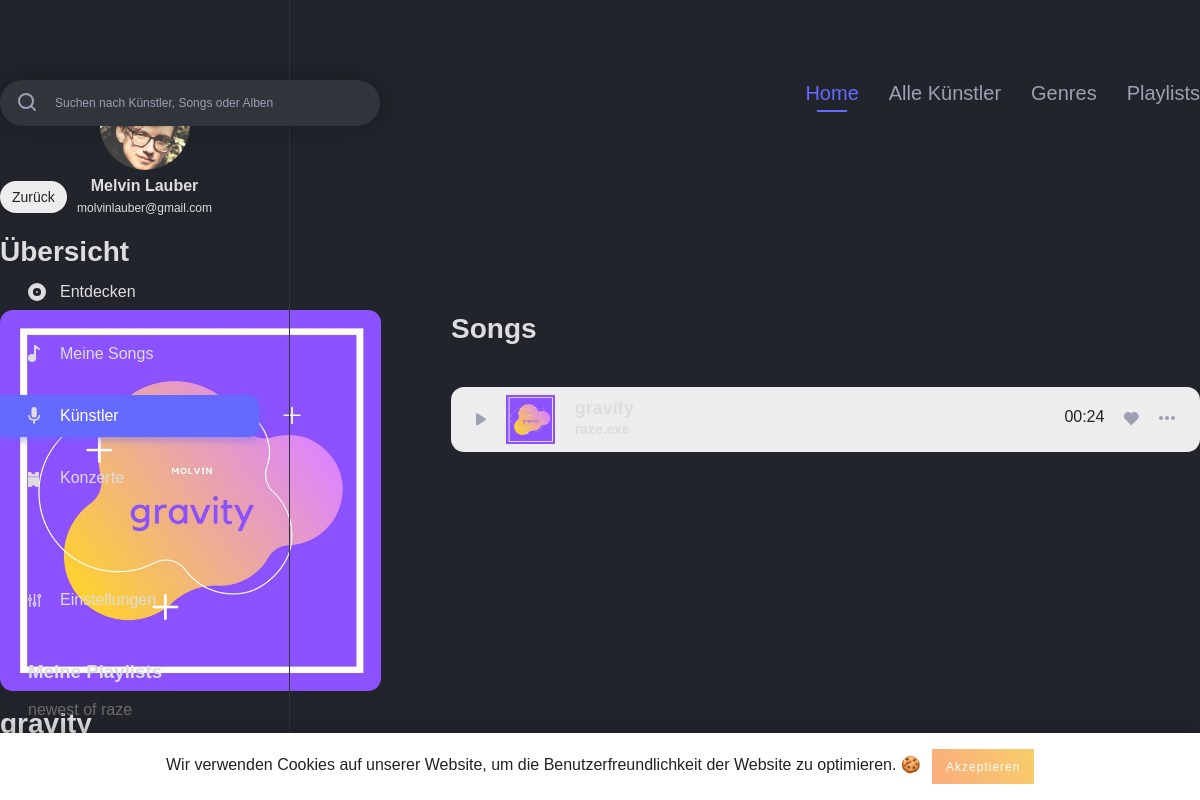
The app's page /album_overview.php?album_id=21&artist_id=1 (signed in) with its own data.
### tables this page shows
CREATE TABLE IF NOT EXISTS `users` (
  `id` int(11) NOT NULL AUTO_INCREMENT,
  `username` varchar(255) NOT NULL,
  `email` varchar(255) NOT NULL,
  `firstname` varchar(255) NOT NULL,
  `lastname` varchar(255) NOT NULL,
  `password_hash` varchar(255) NOT NULL,
  `password_token` varchar(255) NOT NULL,
  `is_artist` int(1) NOT NULL,
  `has_darkmode` tinyint(1) NOT NULL,
  PRIMARY KEY (`id`),
  UNIQUE KEY `username` (`username`),
  UNIQUE KEY `email` (`email`)
);

CREATE TABLE IF NOT EXISTS `playlist` (
  `playlist_id` int(11) NOT NULL AUTO_INCREMENT,
  `playlist_name` varchar(255) NOT NULL,
  `user_id` int(11) NOT NULL,
  `playlist_description` text NOT NULL,
  PRIMARY KEY (`playlist_id`),
  KEY `playlist_fk0` (`user_id`)
);

CREATE TABLE IF NOT EXISTS `album` (
  `album_id` int(11) NOT NULL AUTO_INCREMENT,
  `album_name` varchar(255) NOT NULL,
  `album_year` int(4) NOT NULL,
  `artist_id` int(11) NOT NULL,
  `path_to_image` varchar(255) NOT NULL,
  PRIMARY KEY (`album_id`)
);

CREATE TABLE IF NOT EXISTS `song` (
  `song_id` int(11) NOT NULL AUTO_INCREMENT,
  `artist_id_link` int(11) NOT NULL,
  `song_name` varchar(255) NOT NULL,
  `album_id_link` int(11) NOT NULL,
  `length` varchar(255) NOT NULL,
  `genre_id` int(11) NOT NULL,
  PRIMARY KEY (`song_id`),
  KEY `song_fk0` (`artist_id_link`),
  KEY `song_fk2` (`genre_id`),
  KEY `song_fk1` (`album_id_link`)
);

### includes/start.php (called while the page is built, shortened)
<?php
include 'db.php';
if (isset($_SESSION['user']['id']) && !empty($_SESSION['user']['id'])) {
	$statement = $pdo->prepare("SELECT * FROM `users` WHERE `id` = :id");
	$result = $statement->execute(array('id' => $_SESSION['user']['id']));
}
if (isset($_SESSION['user']['has_darkmode']) && $_SESSION['user']['has_darkmode'] == 1) {
	$body_class = 'dark';
}
else {
	$body_class = '';
}
?>

### album_overview.php (the view, shortened to what this page needs)
<?php
include 'includes/start.php';
if (isset($_GET['album_id']) && !empty($_GET['album_id']) && $_GET['album_id'] > 0 && isset($_GET['artist_id']) && !empty($_GET['artist_id']) && $_GET['artist_id'] > 0) {
	$album_id = $_GET['album_id'];
}
$song_query = "SELECT * FROM `song` song
				INNER JOIN `album` album ON album.album_id = song.album_id_link
				WHERE `album_id_link` = ".$album_id;
$album_query = "SELECT * FROM `album` album
				INNER JOIN `artist` artist ON artist.artist_id = album.artist_id
				WHERE `album_id` = ".$album_id;
?>
<!DOCTYPE html>
<html lang="de">
	<head>
		<?php include 'includes/meta_data.php'; ?>
	</head>
	<body class="<?php echo $body_class; ?>">
		<?php include 'includes/navigation_left.php'; ?>
		<?php include 'includes/cookie_banner.php'; ?>
		<div class="main_content_wrapper">
			<div class="main_content_inner">
				<?php include 'includes/search_navi.php'; ?>
				<div id="album_overview">
					<a class="back_link" href="javascript:history.back()"><?php echo BACK; ?></a>
					<h3 class="short_title"><?php echo OVERVIEW; ?></h3>
					<div id="album_informations">
						<?php foreach ($pdo->query($album_query) as $album_data) { ?>
							<img class="album" src="img/covers/<?php echo $album_data['path_to_image']; ?>" width="381" alt="Cover">
							<h2 class="album_title"><?php echo $album_data['album_name']; ?></h2>
							<ul class="album_details">
								<li><?php echo $album_data['artist_firstname'].' '.$album_data['artist_lastname']; ?></li>
								<li><?php echo $album_data['album_year']; ?></li>
							</ul>
						<?php } ?>
					</div>
					<div id="song_list">
						<h3 class="short_title"><?php echo SONGS; ?></h3>
						<?php
							foreach ($pdo->query($song_query) as $song_data) {
								$statement_song = $pdo->prepare("SELECT `song_id` FROM `saved_songs` WHERE `song_id` = :song_id");
								$statement_song->bindParam(':song_id', $song_data['song_id']);
								$statement_song->execute();
								if ($statement_song->rowCount() > 0) {
									$like_class = 'liked';
								}
								else {
									$like_class = '';
								}
								?>
								<div class="popular_song">
									<div class="popular_song_inner">
										<span class="play_song_wrapper play_song_class" data-artist_id=<?php echo $song_data['artist_id_link']; ?> data-album_id=<?php echo $song_data['album_id_link']; ?> data-song=<?php echo $song_data['song_id']; ?> data-song_name="<?php echo $song_data['song_name'];?>" data-artist_name="<?php echo $album_data['artist_firstname'].' '.$album_data['artist_lastname']; ?>">
										 </span>
										<img src="img/covers/<?php echo $album_data['path_to_image']; ?>" class="cover_img" alt="Cover" width="49px">
										<div class="song_information">
											<h4 class="song_name"><?php echo $song_data['song_name'];?></h4>
											<h4 class="artist_name"><?php echo $album_data['artist_firstname'].' '.$album_data['artist_lastname']; ?></h4>
										</div>
										<div class="song_options">
											<span class="time"><?php echo $song_data['length']; ?></span>
											<span class="like_wrapper like_song <?php echo $like_class; ?>" data-song=<?php echo $song_data['song_id']; ?>><img src="img/assets/like.svg" alt="Like" class="svg"></span>
										</div>
									</div>
								</div>
						<?php } ?>
					</div>
				</div>
			</div>
		</div>
	</body>
</html>

### includes/navigation_left.php (shortened to what this page needs)
<?php
if(isset($_SESSION['active'])) {
	$active_class = $_SESSION['active'];
}
$query = "SELECT * FROM `users` WHERE `id` = ".$_SESSION['user']['id'];
$playlist_query = "SELECT * FROM `playlist` WHERE `user_id` = ".$_SESSION['user']['id'];
?>
<div class="navigation_left">
	<div class="navigation_wrapper">
		<div class="profile">
			<h3 class="profile_name">
				<?php foreach ($pdo->query($query) as $user_data) {
					echo $user_data['firstname'].' '.$user_data['lastname'];
				} ?>
			</h3>
			<p class="profile_mail">
				<?php foreach ($pdo->query($query) as $user_data) {
					echo $user_data['email'];
				} ?>
			</p>
		</div>
		<div class="main_navigation">
			<ul>
				<li class="navigation_element <?php if($active_class === 'discover') { echo 'active'; } ?>"><a href="index.php"><img class="svg" src="img/assets/discover.svg" alt="<?php echo DISCOVER; ?>"><?php echo DISCOVER; ?></a></li>
				<li class="navigation_element <?php if($active_class === 'my_songs') { echo 'active'; } ?>"><a href="my_songs.php"><img class="svg" src="img/assets/my_songs.svg" alt="<?php echo MY_SONGS; ?>"><?php echo MY_SONGS; ?></a></li>
				<li class="navigation_element <?php if($active_class === 'artists') { echo 'active'; } ?>"><a href="artists.php"><img class="svg" src="img/assets/artists.svg" alt="<?php echo ARTISTS; ?>"><?php echo ARTISTS; ?></a></li>
				<li class="navigation_element <?php if($active_class === 'events') { echo 'active'; } ?>"><a href="events.php"><img class="svg" src="img/assets/events.svg" alt="<?php echo EVENTS; ?>"><?php echo EVENTS; ?></a></li>
				<li class="navigation_element <?php if($active_class === 'settings') { echo 'active'; } ?>"><a href="settings.php"><img class="svg" src="img/assets/settings_nav.svg" alt="<?php echo SETTINGS; ?>"><?php echo SETTINGS; ?></a></li>
			</ul>
		</div>
		<div class="playlist_wrapper">
			<h3 class="playlist_title"><?php echo MY_PLAYLISTS; ?></h3>
			<ul>
				<?php foreach ($pdo->query($playlist_query) as $playlist_data) { ?>
					<li class="playlist_element"><a href="playlist_detail.php?playlist_id=<?php echo $playlist_data['playlist_id']; ?>"><?php echo $playlist_data['playlist_name']; ?></a></li>
				<?php } ?>
			</ul>
		</div>
	</div>
</div>

### css/_config.css (style rules this page uses)
:root { --primary-color: #636AFD; --primary-color_light: #e0e1ff; --text: #222; --navigation_left: #6B6B6B; --border: #C7C7C7; --light_text: #9D9FB3; --button: #ededed; --border-bottom: #707070; --background_dark_mode: #21252B; --dark_mode_border: #30353B; --dark_mode_input: #30353B; --dark_mode_light: #DDDDDD; --standard_shadow: 0 3px 27px rgba(0,0,0,0.39); --standard_radius: 13px; --standard_transition: all 0.3s ease; --error_color: #b20000; }

### css/_basic.css (style rules this page uses)
body { font-family: 'DM Sans', sans-serif; margin: 0; padding: 0; color: var(--text); -webkit-font-smoothing: antialiased; -moz-osx-font-smoothing: grayscale; }
h3 { margin: 0; padding: 0; }
h3.short_title { font-size: 28px; line-height: 37px; font-weight: 700; color: var(--text); margin-bottom: 40px; }
ul { padding: 0; margin: 0; }
.back_link { display: inline-block; font-size: 14px; background: var(--button); color: var(--text); text-decoration: none; border-radius: 50px; padding: 8px 12px; text-align: center; box-sizing: border-box; margin-bottom: 20px; }
.main_content_wrapper { padding-top: 80px; }
.main_content_inner { max-width: 1200px; margin: 0 auto; padding-bottom: 150px; box-sizing: border-box; }
.profile { text-align: center; }

### css/_navigation.css (style rules this page uses)
.navigation_left { position: fixed; width: 290px; height: 100%; border-right: 1px solid var(--border); padding: 80px 0; box-sizing: border-box; }
.navigation_left .profile { width: 195px; margin: 0 auto; margin-bottom: 50px; }
h3.profile_name { margin-top: 5px; font-size: 16px; line-height: 21px; color: #000; font-weight: 700; }
.profile_mail { font-size: 12px; line-height: 25px; margin: 0; margin-bottom: 5px; }
.navigation_left .main_navigation ul { padding-right: 30px; box-sizing: border-box; width: 100%; }
.navigation_left .main_navigation ul li.navigation_element { position: relative; list-style-type: none; color: var(--navigation_left); margin-top: 20px; }
.navigation_left .main_navigation ul li.navigation_element:first-child { margin-top: 0; }
.navigation_left .main_navigation ul li.navigation_element:last-child { margin-top: 80px; }
.navigation_left .main_navigation ul li.navigation_element.active a, .navigation_left .main_navigation ul li.navigation_element a:hover { background: var(--primary-color); color: #fff; box-shadow: 2px 4px 6px rgba(99, 106, 253, 0.4); transition: background 0.2s ease, color 0.2s ease; }
.navigation_left .main_navigation ul li a { color: inherit; text-decoration: none; padding: 12px 20px; padding-left: 60px; border-top-right-radius: 10px; border-bottom-right-radius: 10px; box-sizing: border-box; display: inline-block; width: 100%; transition: background 0.2s ease, color 0.2s ease; }
.playlist_wrapper { margin-top: 40px; padding-right: 30px; box-sizing: border-box; width: 100%; }
.playlist_wrapper .playlist_title { padding-left: 28px; box-sizing: border-box; }
.playlist_wrapper ul li.playlist_element { list-style-type: none; color: var(--navigation_left); margin-top: 10px; }
.playlist_wrapper ul li.playlist_element a { color: inherit; text-decoration: none; padding: 8px 20px; padding-left: 28px; border-top-right-radius: 10px; border-bottom-right-radius: 10px; box-sizing: border-box; display: inline-block; width: 100%; transition: background 0.2s ease, color 0.2s ease; }

### css/_dark.css (style rules this page uses)
body.dark { background: var(--background_dark_mode); }
body.dark .navigation_left { border-right: 1px solid var(--dark_mode_border); }
body.dark .navigation_left .main_navigation ul li a { color: var(--dark_mode_light); }
body.dark p { color: var(--dark_mode_light) !important; }
body.dark h2 { color: var(--dark_mode_light) !important; }
body.dark h3 { color: var(--dark_mode_light) !important; }
body.dark h4 { color: var(--dark_mode_light) !important; }

### records on screen
users: firstname "Melvin", lastname "Lauber", email "molvinlauber@gmail.com"
playlist: playlist_name "newest of raze"
album: path_to_image (picture), album_name "gravity"
song: album_id_link.path_to_image (picture), length "00:24"

### other values on screen
DISCOVER "Entdecken"
MY_SONGS "Meine Songs"
ARTISTS "Künstler"
EVENTS "Konzerte"
SETTINGS "Einstellungen"
MY_PLAYLISTS "Meine Playlists"
HOME "Home"
ALL_ARTISTS "Alle Künstler"
GENRES "Genres"
PLAYLISTS "Playlists"
BACK "Zurück"
OVERVIEW "Übersicht"
SONGS "Songs"
